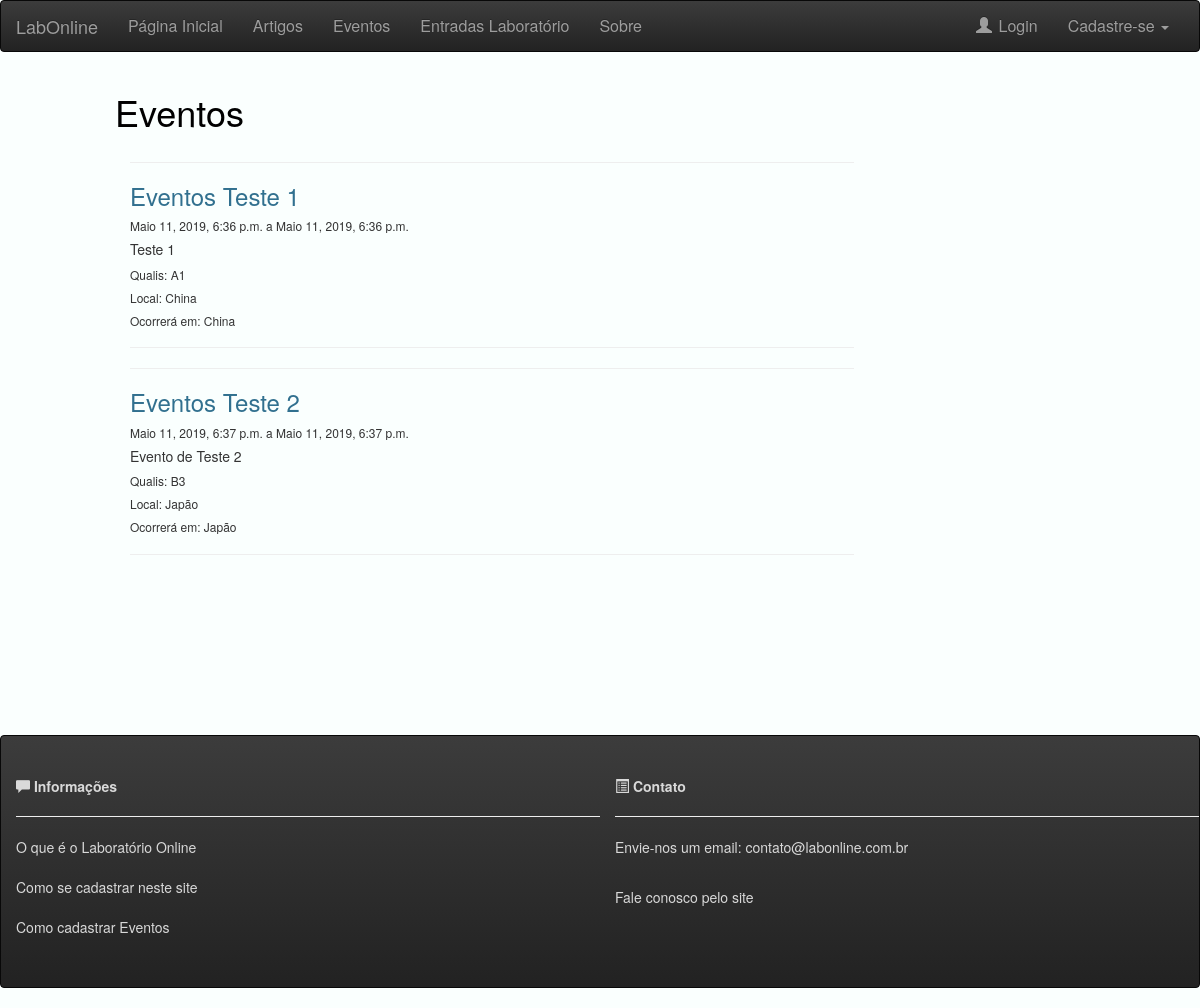
/eventos, run on the app's committed database.
### laboratorio/models.py (models this page shows, shortened)
class Evento(models.Model):
	nome_evento = models.TextField(default='')
	data_inicio = models.DateTimeField()
	data_fim = models.DateTimeField()
	qualis = models.TextField(default='')
	area = models.TextField(default='')
	local = models.TextField(default='')
	descricao = models.TextField(default='')

### laboratorio/views.py (the view)
# urls.py: url(r'^eventos$', views.eventos, name='eventos.html'),
def eventos(request):
	eventos = Evento.objects.all()
	return render (request, 'eventos.html', {'eventos':eventos})

### laboratorio/templates/eventos.html (shortened to what this page needs)
{% extends 'base.html' %}
{% block body %}
    <div class="container-fluid">
      <div class="row content">
        <div class="col-sm-1 sidenav">
        </div>
        <div class="col-sm-10">
          <h1>Eventos</h1>
          <div class="col-sm-9" style="background-color: : beige;">
            {% for a in eventos %}
              <hr>
              <h3 class="text-info" > {{a.nome_evento}}</h3>
              <h6> {{a.data_inicio}} a {{a.data_fim}}</h6>
              <h5>{{a.descricao}}</h5>
              <h6>Qualis: {{a.qualis}}</h6>
              <h6>Local: {{a.local}}</h6>
              <h6>Ocorrerá em: {{a.local}}</h6>
              <hr>
            {% endfor %}
          </div>
        </div>
      </div>
    </div>
{% endblock %}

### laboratorio/static/css/estilo.css (style rules this page uses)
h1 { color: black; text-decoration: none; }

### data on the page
Evento: nome_evento "Eventos Teste 1", data_inicio "Maio 11, 2019, 6:36 p.m.", data_fim "Maio 11, 2019, 6:36 p.m.", descricao "Teste 1", qualis "A1", local "China"
Evento: nome_evento "Eventos Teste 2", data_inicio "Maio 11, 2019, 6:37 p.m.", data_fim "Maio 11, 2019, 6:37 p.m.", descricao "Evento de Teste 2", qualis "B3", local "Japão"
